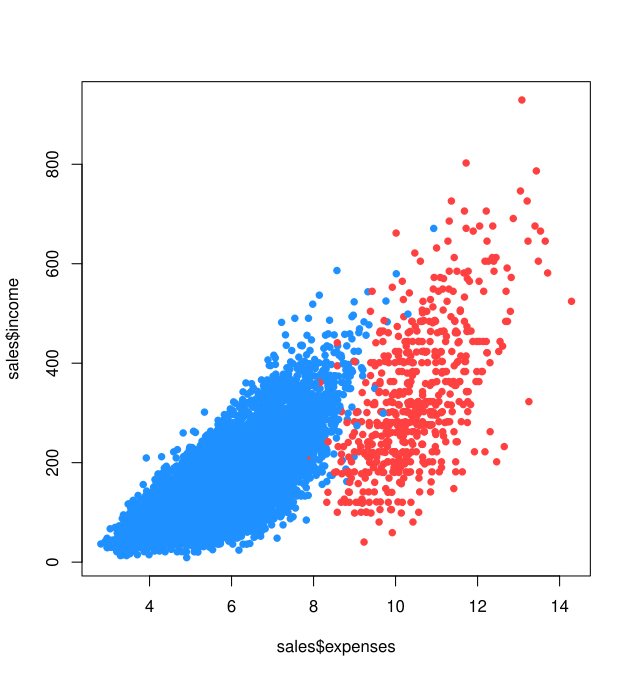

Recreate this plot in R.
#
# Title: "Week 3: Async"
# Author: "Sathish Kumar Rajendiran"
# Purpose: Week 3 Async
#

install.packages("RColorBrewer")
library("RColorBrewer")

fname.sales <- '/Users/sathishrajendiran/Documents/R/IST719/sales.csv'
sales <- read.csv(file=fname.sales
                  ,header = TRUE
                  ,sep = ","
                  ,stringsAsFactors = FALSE)

colnames(sales)
display.brewer.all()
display.brewer.pal(8,"Set3")
display.brewer.pal(4,"RdYlBu")

rand.data <- replicate(8,rnorm(35,35,sd=1.5))

boxplot(rand.data,col = brewer.pal(8,"Set3"))

num.colors <- 8
xyz <- colorRampPalette(c("blue","red","green"))

my.cols <- xyz(num.colors) 
boxplot(rand.data,col = my.cols)


plot(sales$expenses,sales$income
     , pch = 16
     , cex = 1
     , col = "orange")        

col.vec <- rep("orange",nrow(sales))
plot(sales$expenses,sales$income
     , pch = 16
     , cex = 1
     , col = col.vec) 

col.vec <- rep(rgb(30,144,255,maxColorValue = 255),nrow(sales))
plot(sales$expenses,sales$income
     , pch = 16
     , cex = 1
     , col = col.vec) 

hist(sales$unit.price)
col.vec[sales$unit.price >14] <- rgb(255,64,64
                                     ,maxColorValue = 255)

#####################################################################
#
#  Exercise 3.2.3 Color Apps and Color in R
#
#####################################################################

col.vec <- rep(rgb(30,144,255
                   ,maxColorValue = 255)
                   ,nrow(sales))

col.vec[sales$unit.price >14] <- rgb(255,64,64
                                     ,maxColorValue = 255)
plot(sales$expenses,sales$income
     , pch = 16
     , cex = 1
     , col = col.vec)


col.vec[sales$type =="red"] <- rgb(255,64,64,maxColorValue = 255)
plot(sales$expenses,sales$income
     , pch = 16
     , cex = 1
     , col = col.vec)

#blue vector
col.vec <- rep(rgb(30,144,255
                   ,maxColorValue = 255),nrow(sales)) # all blue
#red vector
col.vec <- rgb(255,64,64
               ,maxColorValue = 255)

#####################################################################
#
#  Exercise 3.2.4 Color Apps and Color in R
#
#####################################################################
x <- rnorm(117)
y <- rnorm(117)

col.vec[y > 0]  <- rgb(30,144,255,maxColorValue = 255)
col.vec[y <= 0] <- rgb(255,64,64,maxColorValue = 255)
plot(x,y
     , pch = 16
     , cex = 1
     , col = col.vec)

#####################################################################
#
#  Exercise 3.2.5 Overplotting and Transparency
#
#####################################################################

col.vec <- rep(rgb(.8,.15,.15),nrow(sales))
plot(sales$expenses,sales$income
     , pch = 16
     , cex = 1
     , col = col.vec) 

# set trasparence to shade the points | alpha=.3
col.vec <- rep(rgb(.8,.15,.15, alpha=.3),nrow(sales))
plot(sales$expenses,sales$income
     , pch = 16
     , cex = 1
     , col = col.vec) 

# set trasparence to shade the points | alpha=.2
col.vec <- rep(rgb(.8,.15,.15, alpha=.2),nrow(sales))
plot(sales$expenses,sales$income
     , pch = 16
     , cex = 1
     , col = col.vec) 


# set trasparence to shade the points | alpha=.3 & cex = 0.3 to resize the point 
col.vec <- rep(rgb(.8,.15,.15, alpha=.3),nrow(sales))
plot(sales$expenses,sales$income
     , pch = 16
     , cex = .3
     , col = col.vec) 

# apply colorRampPalette with background color as black
smoothScatter(sales$expenses,sales$income
              ,colramp = colorRampPalette(c("black","cyan","pink","red")))

# apply colorRampPalette with background color as white
smoothScatter(sales$expenses,sales$income
              ,colramp = colorRampPalette(c("white","cyan","pink","red")))


install.packages("aplpack")
library("aplpack")

bagplot(sales$expenses,sales$income
        , show.whiskers = F
        , col.loophull = "#aaccff"
        , col.looppoints = "#3355ff"
        , col.baghull = "7799ff"
        , col.bagpoints = "000088"
        , transparency = T)


my.alpha <- 100
col.vec <- rep(rgb(30,144,255,maxColorValue = 255,alpha = my.alpha)
               , nrow(sales))

col.vec[sales$unit.price > 10] <- rgb(64,255,64
                                      , maxColorValue = 255
                                      , alpha = my.alpha)
col.vec[sales$unit.price > 14] <- rgb(255,64,64
                                      , maxColorValue = 255
                                      , alpha = my.alpha)
plot(sales$expenses,sales$income
     # , pch = 16
     # , cex = .3
     , col = col.vec) 


#######################################################
#
# 3.3 Adobe Illustrator
#
#######################################################


n <- 1000
x <- rnorm(n)
y <- x^2 * rnorm(n,mean = 1, sd = .25)

plot(c(x,-1.5,1.5,0)
     , c(y,14,14,0))

A <- sample(c("here","there","nowhere","everywhere")
            , size = n,replace = T)

B <- sample(c("now","later")
            , size = n, replace = T)

barplot(table(B,A),beside = T) # beside
barplot(table(B,A)) # stacked
pie(table(A))
